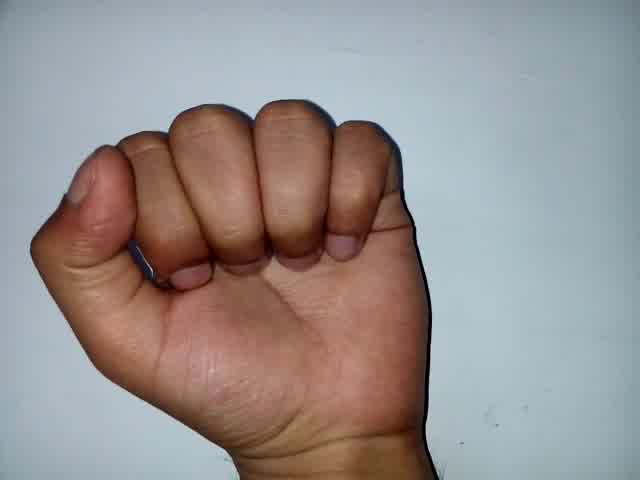
#> input picture train/A/033.jpg, 640 x 480 px
$ python -i dataset.py   (imports and definitions only)
#> lines starting #> are read from the running program, lines starting #| are printed output that depends on the picture; after the words box and inside, x2 and y2 are one past the last pixel; in counts of white or black regions, pixels touching at a corner belong together
#> further down, picture is the input picture: shape (480, 640, 3); mean B, G, R 143.5, 144.8, 151.7
import os
import cv2
import numpy as np
import random

cwd = os.getcwd()+'/train'
dirs = os.listdir(cwd)

label_entries = ['A','B','C','D','E','F','G','H','I','J','K','L','M','N','O','P','Q','R','S','T','U','V','W','X','Y','Z']


def processImg(frame):
    # converting BGR to HSV
    hsv = cv2.cvtColor(frame, cv2.COLOR_BGR2HSV)
#> hsv: shape (480, 640, 3); mean H, S, V 67.5, 66.8, 166.5

    # define range of red color in HSV
    lower_red = np.array([30,150,50])
    upper_red = np.array([255,255,180])

    # create a red HSV colour boundary and
    # threshold HSV image
    mask = cv2.inRange(hsv, lower_red, upper_red)
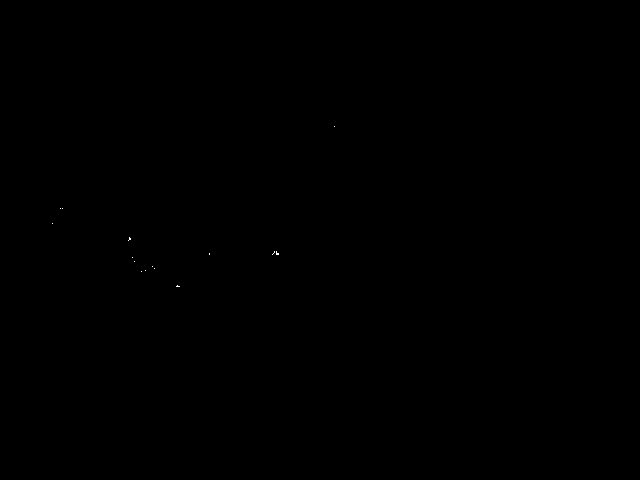
#> mask: shape (480, 640); 0.01% white in thin lines or dots, all inside (x1, y1, x2, y2) = (52, 126, 335, 287)

    # Bitwise-AND mask and original image
    res = cv2.bitwise_and(frame,frame, mask= mask)
    edges = cv2.Canny(frame,100,200)
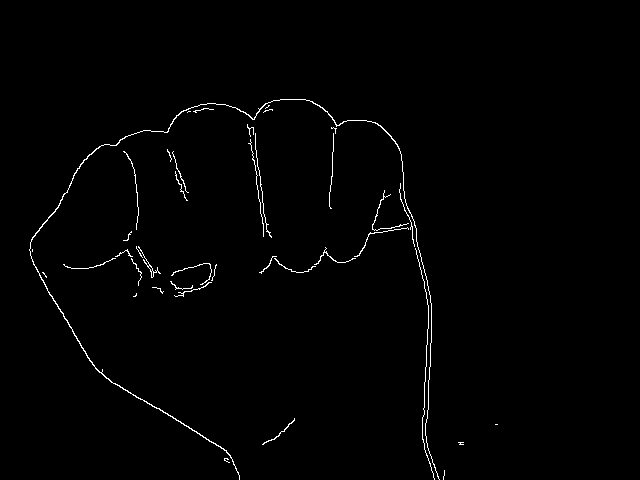
#> edges: shape (480, 640); 1% white in thin lines or dots, all inside (x1, y1, x2, y2) = (29, 99, 498, 480)
    edges = cv2.resize(edges, (120, 120))
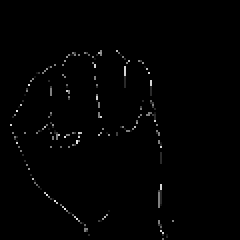
#> edges: shape (120, 120) (shown 2 times larger); min 0, max 234, mean 2.2
    edges = np.reshape(edges,(edges.shape[0], edges.shape[1], 1))
    return edges


def load_data():
    global label_entries
    dataset_dir = os.getcwd()+'/train'
    train_dataset = []
    labels = []
    print()
    for x in dirs:
        label_dir = dataset_dir+'/'+x
        print('Preprocessing images for: ',x)
        contents = os.listdir(label_dir)
        random.shuffle(contents)
        sampling = contents[0:50]
        for m in sampling:
            img_path = label_dir+'/'+m
            ret_img = processImg(cv2.imread(img_path))
            k = cv2.waitKey(5) & 0xFF
            spath = os.getcwd()+'/test/'+m
            cv2.imwrite(spath, ret_img)
            train_dataset.append(ret_img)
            lab = np.zeros(len(label_entries))
            lab[label_entries.index(x)] = 1
            labels.append(lab)
    return np.array(train_dataset), np.array(labels)


>>> import cv2
>>> picture = cv2.imread('train/A/033.jpg')
>>> result = processImg(picture)

$ run again, on train/B/055.jpg
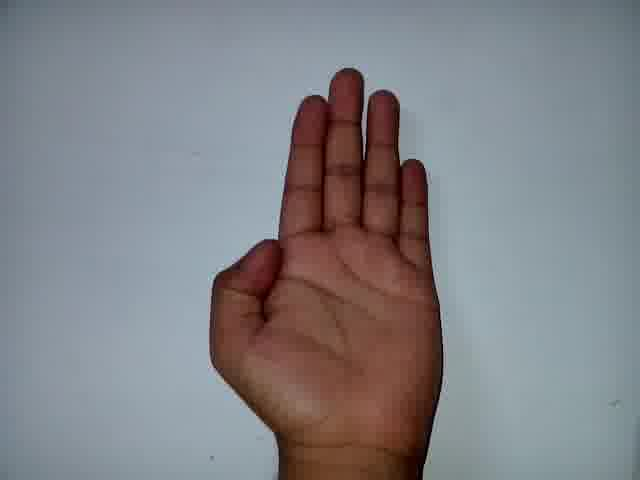
#> input picture train/B/055.jpg, 640 x 480 px
#> picture is the input picture: shape (480, 640, 3); mean B, G, R 134.7, 130.3, 129.8
#> hsv: shape (480, 640, 3); mean H, S, V 83.7, 56.8, 146.2
#> in processImg, `mask = cv2.inRange(hsv, lower_red, upper_red)`:
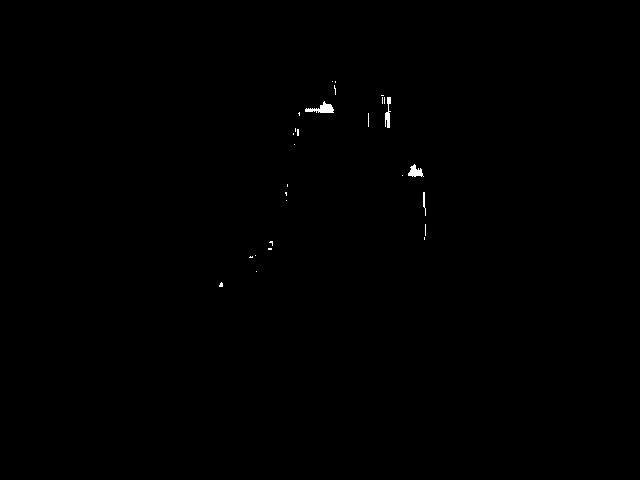
#> mask: shape (480, 640); 0.19% white; 28 white regions (24 under 20 px), largest, box (x1, y1, x2, y2) and area: (305, 101, 334, 113) 170, (408, 164, 424, 177) 118, (385, 97, 391, 128) 107, (423, 192, 426, 216) 39
#> in processImg, `edges = cv2.resize(edges, (120, 120))`:
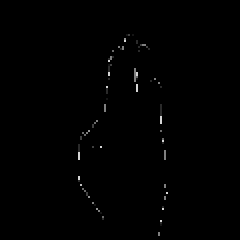
#> edges: shape (120, 120) (shown 2 times larger); min 0, max 213, mean 1

$ run again, on train/B/065.jpg
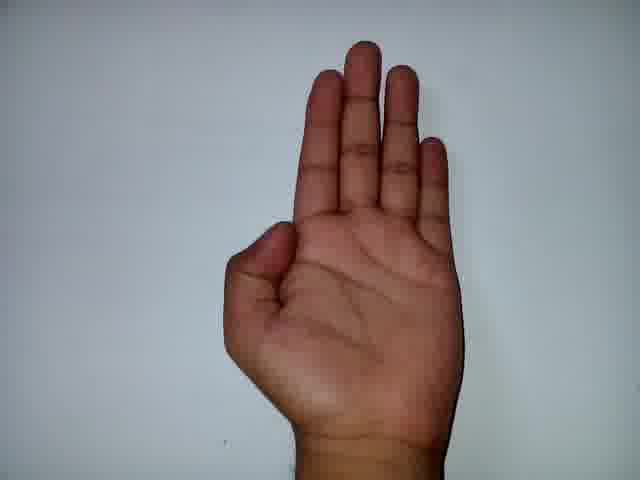
#> input picture train/B/065.jpg, 640 x 480 px
#> picture is the input picture: shape (480, 640, 3); mean B, G, R 142.4, 139.7, 142
#> hsv: shape (480, 640, 3); mean H, S, V 80.9, 53.7, 156.2
#> mask: shape (480, 640); 0.08% white; 13 white regions (8 under 20 px), largest, box (x1, y1, x2, y2) and area: (432, 144, 437, 175) 88, (310, 97, 315, 108) 34, (248, 250, 256, 256) 32, (336, 75, 343, 81) 28, (376, 112, 379, 127) 28
#> in processImg, `edges = cv2.Canny(frame,100,200)`:
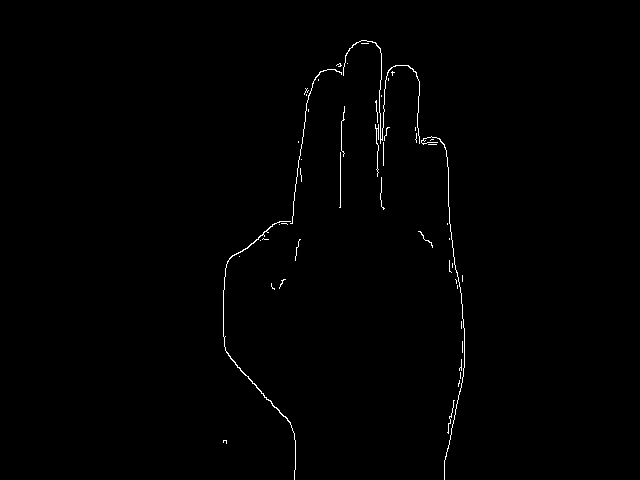
#> edges: shape (480, 640); 0.63% white in thin lines or dots, all inside (x1, y1, x2, y2) = (223, 40, 465, 480)
#> in processImg, `edges = cv2.resize(edges, (120, 120))`:
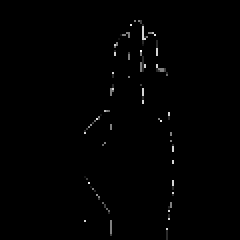
#> edges: shape (120, 120) (shown 2 times larger); min 0, max 255, mean 1.6
